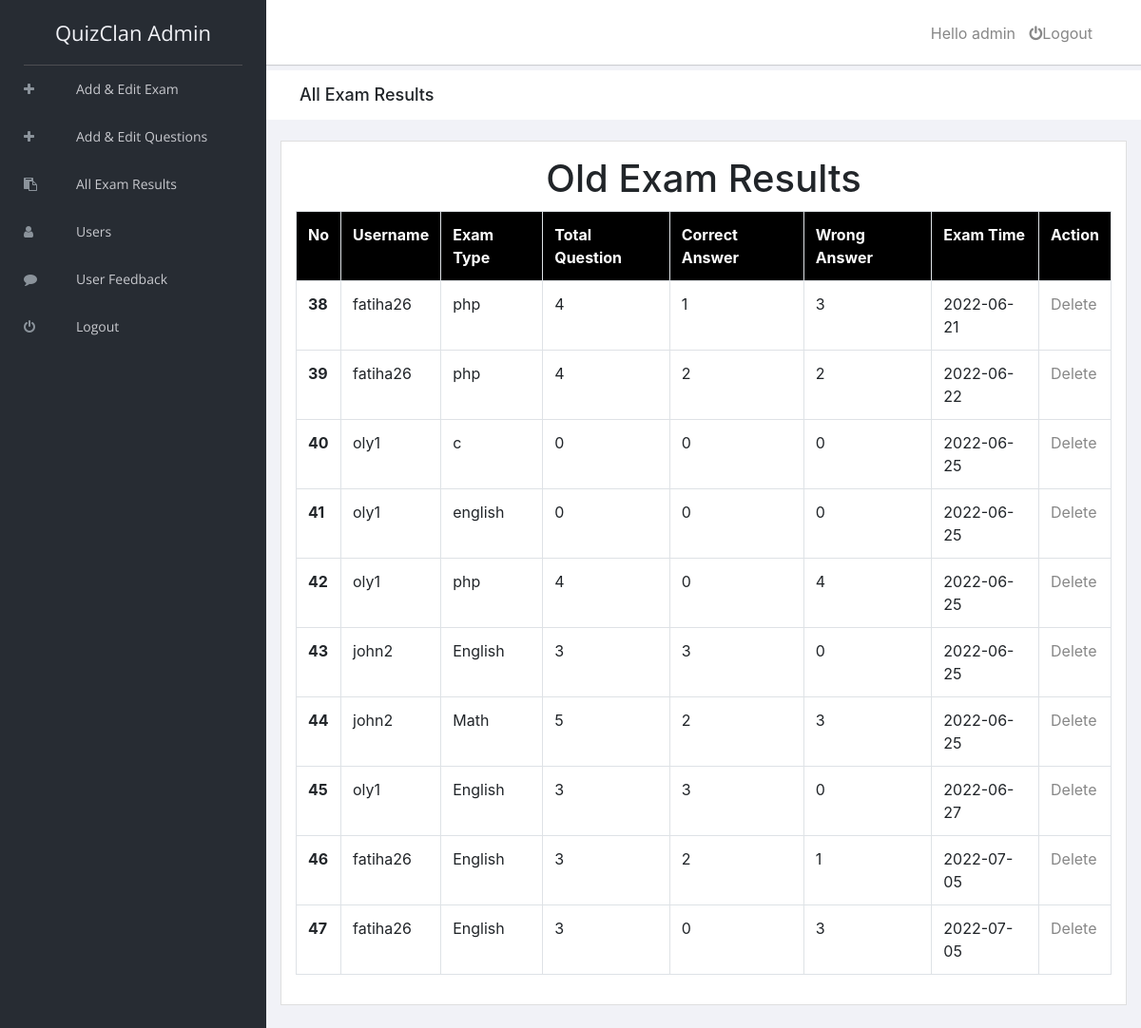
The app's page /admin/old_exam_results.php (signed in) with its own data.
### tables this page shows
CREATE TABLE `exam_results` (
  `id` int(10) NOT NULL,
  `username` varchar(100) NOT NULL,
  `exam_type` varchar(100) NOT NULL,
  `total_question` varchar(100) NOT NULL,
  `correct_answer` varchar(100) NOT NULL,
  `wrong_answer` varchar(100) NOT NULL,
  `exam_time` varchar(100) NOT NULL
);

### admin/old_exam_results.php (the view, shortened to what this page needs)
<?php
    include "header.php";
    include "../connection.php";
        ?>
        <div class="breadcrumbs">
            <div class="col-sm-4">
                <div class="page-header float-left">
                    <div class="page-title">
                        <h1>All Exam Results</h1>
                    </div>
                </div>
            </div>
        </div>
        <div class="content mt-3">
            <div class="animated fadeIn">
                <div class="row">
                    <div class="col-lg-12">
                        <div class="card">
                    <div class="card-body">
                            <h1 style="text-align: center; padding-bottom: 10px;">Old Exam Results</h1>
<?php
     $res=mysqli_query($conn,"SELECT * FROM exam_results order by id asc");
     $count=mysqli_num_rows($res);
    if($count==0)
    {
    ?>
         <h1 style="text-align: center;">No Results Found</h1>
     <?php
    }
    else
    {
    echo "<table class='table table-bordered'>";
        echo "<tr style='background-color: #000; color:#fff;'>";
        echo "<th>"; echo "No"; echo "</th>";
        echo "<th>"; echo "Username"; echo "</th>";
        echo "<th>"; echo "Exam Type"; echo "</th>";
        echo "<th>"; echo "Total Question"; echo "</th>";
        echo "<th>"; echo "Correct Answer"; echo "</th>";
        echo "<th>"; echo "Wrong Answer"; echo "</th>";
        echo "<th>"; echo "Exam Time"; echo "</th>";
        echo "<th>"; echo "Action"; echo "</th>";
        echo "</tr>";
        while($row=mysqli_fetch_array($res))
        {
        echo "<tr>";
        echo "<th>"; echo $row["id"]; echo "</th>";
        echo "<td>"; echo $row["username"]; echo "</td>";
        echo "<td>"; echo $row["exam_type"]; echo "</td>";
        echo "<td>"; echo $row["total_question"]; echo "</td>";
        echo "<td>"; echo $row["correct_answer"]; echo "</td>";
        echo "<td>"; echo $row["wrong_answer"]; echo "</td>";
        echo "<td>"; echo $row["exam_time"]; echo "</td>";
        echo "<td>";
            ?>
                <a href="delete_result.php?id=<?php echo $row['id']?>">Delete</a>
            <?php
        echo "</td>";
        echo "</tr>";
        }
    echo "</table>";
    }
?>
                            </div>
                        </div>
                    </div>
                </div>
            </div>
        </div>
        <?php
          include "footer.php";
        ?>

### records on screen
exam_results: id "38", username "fatiha26", exam_type "php", total_question "4", correct_answer "1", wrong_answer "3", exam_time "2022-06-21"
exam_results: id "39", username "fatiha26", exam_type "php", total_question "4", correct_answer "2", wrong_answer "2", exam_time "2022-06-22"
exam_results: id "40", username "oly1", exam_type "c", total_question "0", correct_answer "0", wrong_answer "0", exam_time "2022-06-25"
exam_results: id "41", username "oly1", exam_type "english", total_question "0", correct_answer "0", wrong_answer "0", exam_time "2022-06-25"
exam_results: id "42", username "oly1", exam_type "php", total_question "4", correct_answer "0", wrong_answer "4", exam_time "2022-06-25"
exam_results: id "43", username "john2", exam_type "English", total_question "3", correct_answer "3", wrong_answer "0", exam_time "2022-06-25"
exam_results: id "44", username "john2", exam_type "Math", total_question "5", correct_answer "2", wrong_answer "3", exam_time "2022-06-25"
exam_results: id "45", username "oly1", exam_type "English", total_question "3", correct_answer "3", wrong_answer "0", exam_time "2022-06-27"
exam_results: id "46", username "fatiha26", exam_type "English", total_question "3", correct_answer "2", wrong_answer "1", exam_time "2022-07-05"
exam_results: id "47", username "fatiha26", exam_type "English", total_question "3", correct_answer "0", wrong_answer "3", exam_time "2022-07-05"

### other values on screen
$_SESSION["admin"] "admin"
